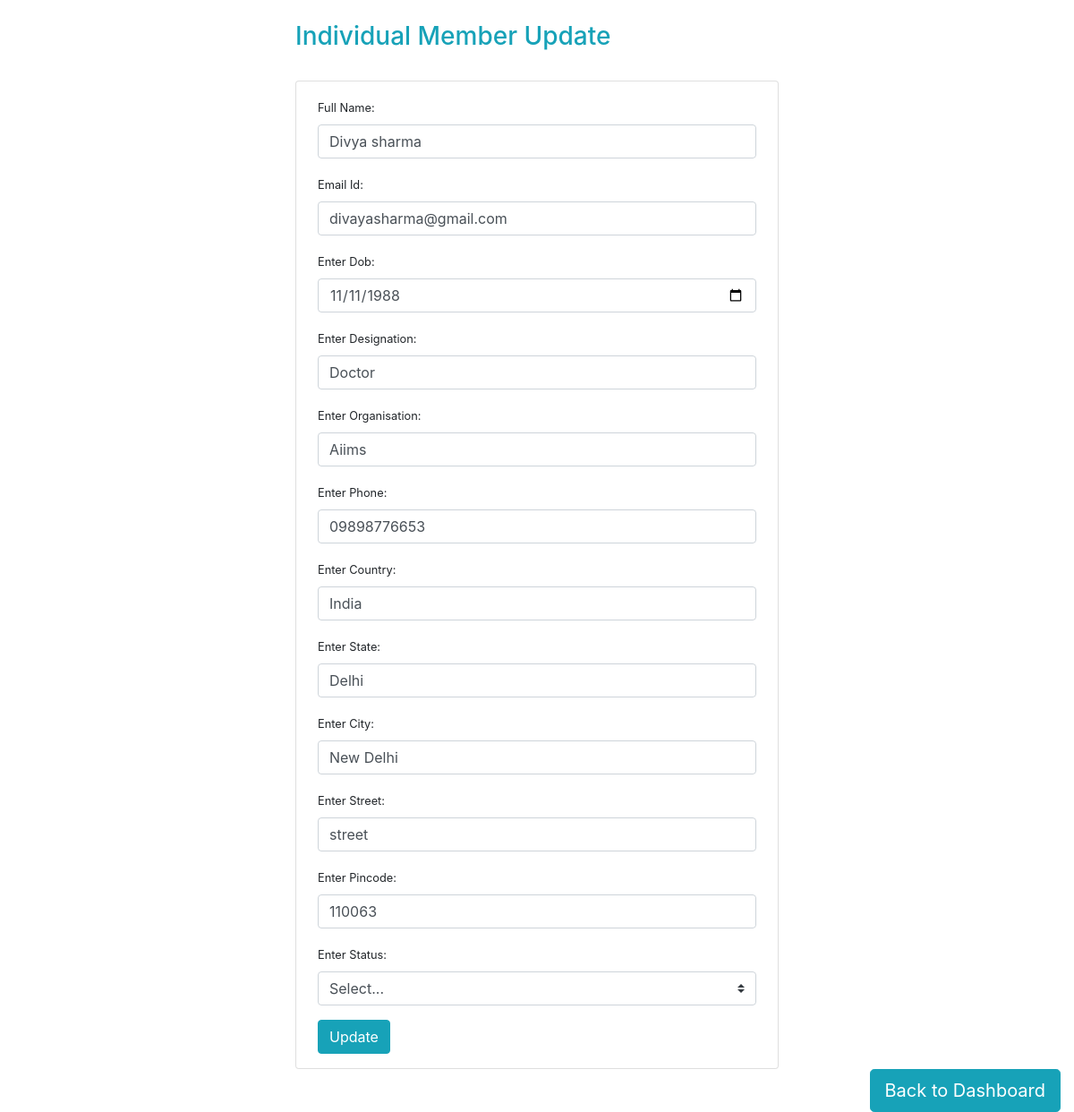
The app's page /individual_member_update.php?upd=49 (signed in) with its own data.
### tables this page shows
CREATE TABLE `individual_member` (
  `id` int(11) NOT NULL,
  `u_id` varchar(30) NOT NULL,
  `member_name` varchar(255) NOT NULL,
  `email` varchar(255) NOT NULL,
  `dob` date NOT NULL,
  `designation` varchar(255) NOT NULL,
  `organisation` varchar(255) NOT NULL,
  `phone` varchar(255) NOT NULL,
  `country` varchar(255) NOT NULL,
  `state` varchar(255) NOT NULL,
  `city` varchar(255) NOT NULL,
  `street` varchar(255) NOT NULL,
  `pincode` varchar(255) NOT NULL,
  `join_date` date NOT NULL,
  `expiry_date` date NOT NULL,
  `payment_mode` varchar(255) NOT NULL,
  `reference` varchar(255) NOT NULL,
  `issue_date` date NOT NULL,
  `satus` varchar(100) NOT NULL COMMENT '	Approve=Approve | Pending=Pending    '
);

### individual_member_update.php (the view, shortened to what this page needs)
<?php include "../admin/connection.php";?>
<?php
    if(isset($_GET['upd'])){
        $id = $_GET['upd'];
        $query =  "SELECT * FROM individual_member WHERE id = $id";
        $fire = mysqli_query($conn,$query);
        $user = mysqli_fetch_assoc($fire);
    }
?>
<!DOCTYPE html>
<html lang="en">
<head>
    <link rel="stylesheet" href="https://stackpath.bootstrapcdn.com/bootstrap/4.4.1/css/bootstrap.min.css">
    <link href="https://cdn.datatables.net/1.10.20/css/dataTables.bootstrap4.min.css" rel="stylesheet" />
</head>
<body>
    <div class="container">
        <div class="row">
            <div class="col-md-3"> </div>
            <div class="col-md-6">
                <h3 class="text-info pt-4">Individual Member Update</h3><br>
                <div class="card px-4 py-3">
                <form action="<?php $_SERVER['PHP_SELF'] ?>" method="POST">
                    <div class="form-group">
                    <label for="exampleInputName"><small>Full Name:</small></label>
                    <input type="text" class="form-control" name="member_name" value="<?php echo $user['member_name']; ?>">
                    </div>
                    <div class="form-group">
                    <label for="exampleInputEmail"><small>Email Id:</small></label>
                    <input type="email" class="form-control" name="email" value="<?php echo $user['email']; ?>">
                    </div>
                    <div class="form-group">
                    <label for="exampleInputDob"><small>Enter Dob:</small></label>
                    <input type="date" class="form-control" name="dob" placeholder="DOB" value="<?php echo $user['dob'] ?>">
                    </div>
                    <div class="form-group">
                    <label for="exampleInputDesignation"><small>Enter Designation:</small></label>
                    <input type="text" class="form-control" name="designation" placeholder="Designation" value="<?php echo $user['designation'] ?>">
                    </div>
                    <div class="form-group">
                    <label for="exampleInputOrganisation"><small>Enter Organisation:</small></label>
                    <input type="text" class="form-control" name="organisation" placeholder="Organisation" value="<?php echo $user['organisation'] ?>">
                    </div>
                    <div class="form-group">
                    <label for="exampleInputPhone"><small>Enter Phone:</small></label>
                    <input type="text" class="form-control" name="phone" placeholder="Phone" value="<?php echo $user['phone'] ?>">
                    </div>
                    <div class="form-group">
                    <label for="exampleInputCountry"><small>Enter Country:</small></label>
                    <input type="text" class="form-control" name="country" placeholder="Country" value="<?php echo $user['country'] ?>">
                    </div>
                    <div class="form-group">
                    <label for="exampleInputState"><small>Enter State:</small></label>
                    <input type="text" class="form-control" name="state" placeholder="State" value="<?php echo $user['state'] ?>">
                    </div>
                    <div class="form-group">
                    <label for="exampleInputCity"><small>Enter City:</small></label>
                    <input type="text" class="form-control" name="city" placeholder="City" value="<?php echo $user['city'] ?>">
                    </div>
                    <div class="form-group">
                    <label for="exampleInputStreet"><small>Enter Street:</small></label>
                    <input type="text" class="form-control" name="street" placeholder="Street" value="<?php echo $user['street'] ?>">
                    </div>
                    <div class="form-group">
                    <label for="exampleInputPincode"><small>Enter Pincode:</small></label>
                    <input type="text" class="form-control" name="pincode" placeholder="Pincode" value="<?php echo $user['pincode'] ?>">
                    </div>
                    <div class="form-group">
                    <label for="exampleInputPincode"><small>Enter Status:</small></label>
                        <select class="custom-select" name="satus" id="inputGroupSelect01" value="<?php echo $user['satus'] ?>">
                        <option selected>Select...</option>
                     </select>
                    </div>
                    <input type="submit" class="btn btn-info" value="Update" name="update">
                </form>
                </div>
            </div>
            <div class="col-md-3"> </div>
        </div>
    </div>
    <div class="container-fluid">
     <div class="row">
        <div class="col-md-9"></div>
        <div class="col-md-3">
         <a class="btn btn-info btn-lg " style="float:right;" href="dashboard.php">Back to Dashboard</a>
        </div>
     </div>
 </div>
</body>
</html>

### records on screen
individual_member: member_name "Divya sharma", email "divayasharma@gmail.com", dob "11/11/1988", designation "Doctor", organisation "Aiims", phone "09898776653", country "India", state "Delhi", city "New Delhi", street "street", pincode "110063", satus "Select..."
